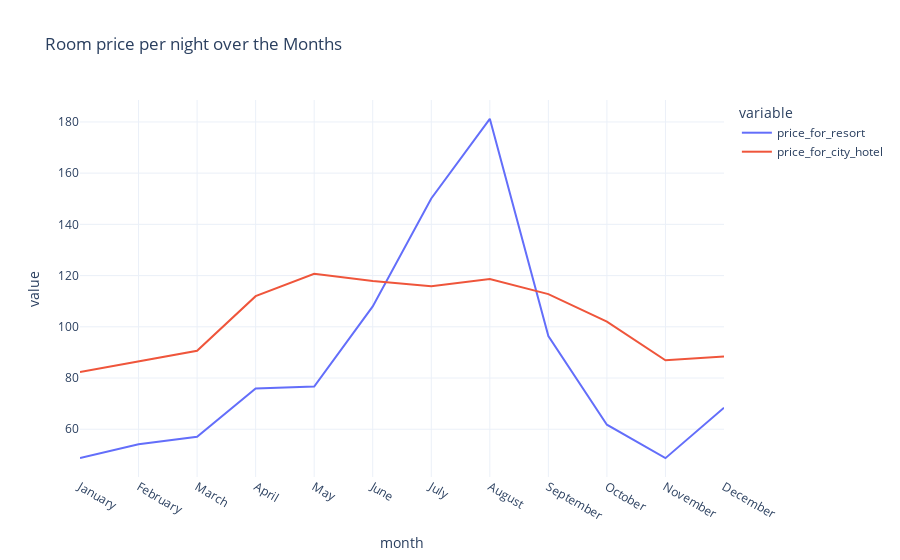

Write notebook code for a chart like this one.
### Markdown cell above
# Assignment task: months in above DF is not sorted, sort the DF

### Code cell
plt.figure(figsize = (20,10))

px.line(final_hotel, x = 'month', y = ['price_for_resort','price_for_city_hotel'],
        title = 'Room price per night over the Months', template = 'plotly_white')

### Figure 1 — Plotly figure (JSON) as saved in the notebook; plotly's stock layout.template omitted (floating-point values rounded to 4 significant figures)
{"data": [{"hovertemplate": "variable=price_for_resort<br>month=%{x}<br>value=%{y}<extra></extra>", "legendgroup": "price_for_resort", "line": {"color": "#636efa", "dash": "solid"}, "marker": {"symbol": "circle"}, "mode": "lines", "name": "price_for_resort", "orientation": "v", "showlegend": true, "type": "scatter", "x": ["January", "February", "March", "April", "May", "June", "July", "August", "September", "October", "November", "December"], "xaxis": "x", "y": [48.76, 54.15, 57.06, 75.87, 76.66, 108.0, 150.1, 181.2, 96.42, 61.78, 48.71, 68.41], "yaxis": "y"}, {"hovertemplate": "variable=price_for_city_hotel<br>month=%{x}<br>value=%{y}<extra></extra>", "legendgroup": "price_for_city_hotel", "line": {"color": "#EF553B", "dash": "solid"}, "marker": {"symbol": "circle"}, "mode": "lines", "name": "price_for_city_hotel", "orientation": "v", "showlegend": true, "type": "scatter", "x": ["January", "February", "March", "April", "May", "June", "July", "August", "September", "October", "November", "December"], "xaxis": "x", "y": [82.33, 86.52, 90.66, 112.0, 120.7, 117.9, 115.8, 118.7, 112.8, 102.0, 86.95, 88.4], "yaxis": "y"}], "layout": {"legend": {"title": {"text": "variable"}, "tracegroupgap": 0}, "title": {"text": "Room price per night over the Months"}, "xaxis": {"anchor": "y", "domain": [0, 1], "title": {"text": "month"}}, "yaxis": {"anchor": "x", "domain": [0, 1], "title": {"text": "value"}}}}
